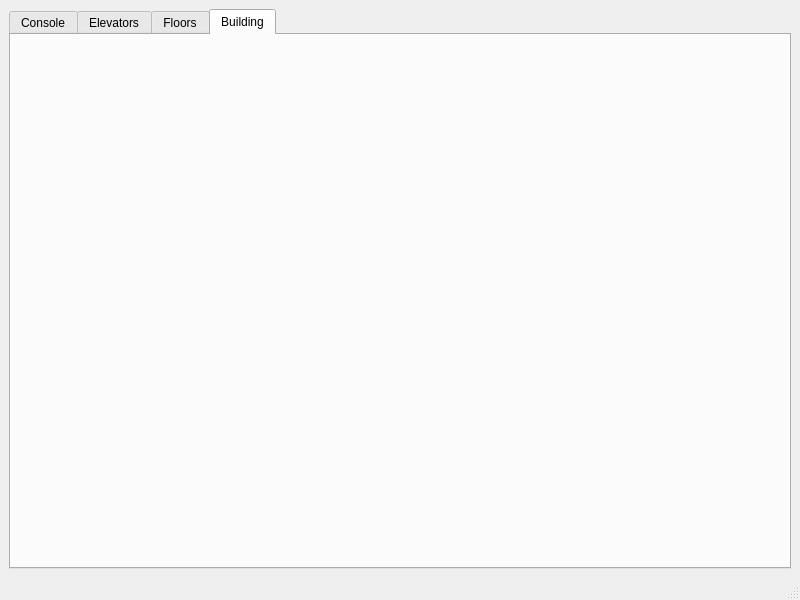
<?xml version="1.0" encoding="UTF-8"?>
<ui version="4.0">
 <class>ECS</class>
 <widget class="QMainWindow" name="ECS">
  <property name="geometry">
   <rect>
    <x>0</x>
    <y>0</y>
    <width>800</width>
    <height>600</height>
   </rect>
  </property>
  <property name="windowTitle">
   <string>ECS</string>
  </property>
  <widget class="QWidget" name="centralwidget">
   <layout class="QVBoxLayout" name="verticalLayout">
    <item>
     <widget class="QTabWidget" name="tabWidget">
      <property name="currentIndex">
       <number>3</number>
      </property>
      <widget class="QWidget" name="console">
       <attribute name="title">
        <string>Console</string>
       </attribute>
       <layout class="QVBoxLayout" name="verticalLayout_2">
        <item>
         <widget class="QTextBrowser" name="consoleBrowser">
          <property name="html">
           <string>&lt;!DOCTYPE HTML PUBLIC &quot;-//W3C//DTD HTML 4.0//EN&quot; &quot;http://www.w3.org/TR/REC-html40/strict.dtd&quot;&gt;
&lt;html&gt;&lt;head&gt;&lt;meta name=&quot;qrichtext&quot; content=&quot;1&quot; /&gt;&lt;style type=&quot;text/css&quot;&gt;
p, li { white-space: pre-wrap; }
&lt;/style&gt;&lt;/head&gt;&lt;body style=&quot; font-family:'Noto Sans'; font-size:10pt; font-weight:400; font-style:normal;&quot;&gt;
&lt;p style=&quot;-qt-paragraph-type:empty; margin-top:0px; margin-bottom:0px; margin-left:0px; margin-right:0px; -qt-block-indent:0; text-indent:0px;&quot;&gt;&lt;br /&gt;&lt;/p&gt;&lt;/body&gt;&lt;/html&gt;</string>
          </property>
         </widget>
        </item>
       </layout>
      </widget>
      <widget class="QWidget" name="elevators">
       <attribute name="title">
        <string>Elevators</string>
       </attribute>
       <layout class="QVBoxLayout" name="verticalLayout_3"/>
      </widget>
      <widget class="QWidget" name="floors">
       <attribute name="title">
        <string>Floors</string>
       </attribute>
       <layout class="QHBoxLayout" name="horizontalLayout"/>
      </widget>
      <widget class="QWidget" name="building">
       <attribute name="title">
        <string>Building</string>
       </attribute>
       <layout class="QVBoxLayout" name="verticalLayout_4"/>
      </widget>
     </widget>
    </item>
   </layout>
  </widget>
  <widget class="QMenuBar" name="menubar">
   <property name="geometry">
    <rect>
     <x>0</x>
     <y>0</y>
     <width>800</width>
     <height>23</height>
    </rect>
   </property>
  </widget>
  <widget class="QStatusBar" name="statusbar"/>
 </widget>
 <resources/>
 <connections/>
</ui>
